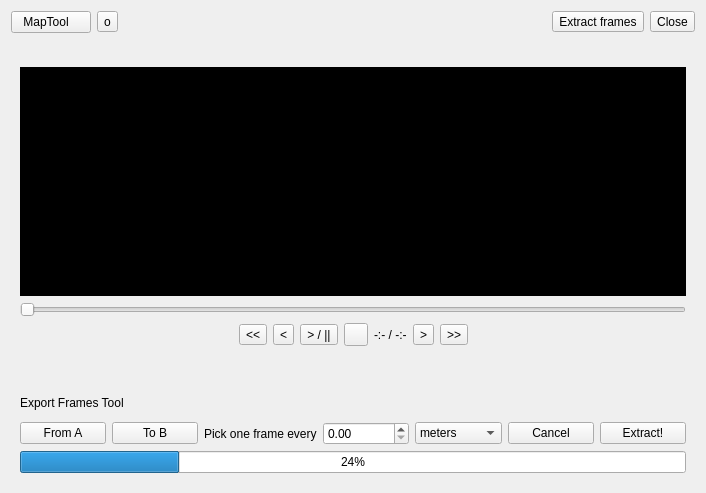
<?xml version="1.0" encoding="UTF-8"?>
<ui version="4.0">
 <class>Form</class>
 <widget class="QWidget" name="Form">
  <property name="geometry">
   <rect>
    <x>0</x>
    <y>0</y>
    <width>706</width>
    <height>493</height>
   </rect>
  </property>
  <property name="windowTitle">
   <string>VideoGis - Player</string>
  </property>
  <property name="windowIcon">
   <iconset resource="resources.qrc">
    <normaloff>:/plugins/VideoGis/icon.png</normaloff>:/plugins/VideoGis/icon.png</iconset>
  </property>
  <layout class="QVBoxLayout" name="verticalLayout_3">
   <item>
    <layout class="QHBoxLayout" name="horizontalLayout">
     <item>
      <widget class="QPushButton" name="pushButton_3">
       <property name="font">
        <font>
         <kerning>true</kerning>
        </font>
       </property>
       <property name="toolTip">
        <string>&lt;html&gt;&lt;head/&gt;&lt;body&gt;&lt;p&gt;Move along Video directly clicking on gps track&lt;/p&gt;&lt;/body&gt;&lt;/html&gt;</string>
       </property>
       <property name="text">
        <string>MapTool   </string>
       </property>
       <property name="icon">
        <iconset>
         <normalon>:/VgisIcon/Hand-icon.png</normalon>
        </iconset>
       </property>
       <property name="autoExclusive">
        <bool>false</bool>
       </property>
       <property name="autoDefault">
        <bool>false</bool>
       </property>
       <property name="default">
        <bool>false</bool>
       </property>
       <property name="flat">
        <bool>false</bool>
       </property>
      </widget>
     </item>
     <item>
      <widget class="QToolButton" name="toolButton_6">
       <property name="toolTip">
        <string>&lt;html&gt;&lt;head/&gt;&lt;body&gt;&lt;p&gt;Add point&lt;/p&gt;&lt;/body&gt;&lt;/html&gt;</string>
       </property>
       <property name="text">
        <string>o</string>
       </property>
       <property name="icon">
        <iconset resource="resources.qrc">
         <normaloff>:/plugins/VideoGis/iconNewTabEditorConsole.png</normaloff>:/plugins/VideoGis/iconNewTabEditorConsole.png</iconset>
       </property>
      </widget>
     </item>
     <item>
      <spacer name="horizontalSpacer">
       <property name="orientation">
        <enum>Qt::Horizontal</enum>
       </property>
       <property name="sizeHint" stdset="0">
        <size>
         <width>23</width>
         <height>20</height>
        </size>
       </property>
      </spacer>
     </item>
     <item>
      <widget class="QToolButton" name="toolButton_4">
       <property name="toolTip">
        <string>&lt;html&gt;&lt;head/&gt;&lt;body&gt;&lt;p&gt;Enable extract frames toolbox&lt;/p&gt;&lt;p&gt;&lt;br/&gt;&lt;/p&gt;&lt;/body&gt;&lt;/html&gt;</string>
       </property>
       <property name="styleSheet">
        <string notr="true">background: url(/mnt/574916AB2EEEC400/LAVORO/Sviluppo_VUT_StandAlone/Progetto_VUT/115757-magic-marker-icon-people-things-hand22-sc48.png)</string>
       </property>
       <property name="text">
        <string>Extract frames</string>
       </property>
      </widget>
     </item>
     <item>
      <widget class="QToolButton" name="toolButton_5">
       <property name="text">
        <string>Close</string>
       </property>
      </widget>
     </item>
    </layout>
   </item>
   <item>
    <widget class="QDockWidget" name="dockWidget_2">
     <property name="features">
      <set>QDockWidget::NoDockWidgetFeatures</set>
     </property>
     <property name="allowedAreas">
      <set>Qt::LeftDockWidgetArea|Qt::RightDockWidgetArea</set>
     </property>
     <widget class="QWidget" name="dockWidgetContents_7">
      <layout class="QGridLayout" name="gridLayout_2">
       <item row="0" column="0">
        <layout class="QVBoxLayout" name="verticalLayout">
         <item>
          <widget class="QFrame" name="video_frame">
           <property name="sizePolicy">
            <sizepolicy hsizetype="Preferred" vsizetype="Preferred">
             <horstretch>0</horstretch>
             <verstretch>0</verstretch>
            </sizepolicy>
           </property>
           <property name="minimumSize">
            <size>
             <width>200</width>
             <height>200</height>
            </size>
           </property>
           <property name="styleSheet">
            <string notr="true">background-color: rgb(0, 0, 0);</string>
           </property>
          </widget>
         </item>
         <item>
          <widget class="QSlider" name="horizontalSlider">
           <property name="orientation">
            <enum>Qt::Horizontal</enum>
           </property>
          </widget>
         </item>
         <item>
          <layout class="QHBoxLayout" name="horizontalLayout_3">
           <item>
            <spacer name="horizontalSpacer_5">
             <property name="orientation">
              <enum>Qt::Horizontal</enum>
             </property>
             <property name="sizeHint" stdset="0">
              <size>
               <width>98</width>
               <height>20</height>
              </size>
             </property>
            </spacer>
           </item>
           <item>
            <widget class="QToolButton" name="toolButton_11">
             <property name="text">
              <string>&lt;&lt;</string>
             </property>
             <property name="icon">
              <iconset>
               <normalon>:/VgisIcon/mActionArrowLeft.svg</normalon>
              </iconset>
             </property>
            </widget>
           </item>
           <item>
            <widget class="QToolButton" name="SkipBacktoolButton_8">
             <property name="styleSheet">
              <string notr="true"/>
             </property>
             <property name="text">
              <string>&lt;</string>
             </property>
             <property name="icon">
              <iconset>
               <normalon>:/VgisIcon/mActionAtlasPrev.svg</normalon>
              </iconset>
             </property>
            </widget>
           </item>
           <item>
            <widget class="QToolButton" name="playButton">
             <property name="text">
              <string>&gt; / ||</string>
             </property>
            </widget>
           </item>
           <item>
            <widget class="QToolButton" name="muteButton">
             <property name="text">
              <string/>
             </property>
            </widget>
           </item>
           <item>
            <widget class="QLabel" name="replayPosition_label">
             <property name="text">
              <string>-:- / -:-</string>
             </property>
            </widget>
           </item>
           <item>
            <widget class="QToolButton" name="SkipFortoolButton_9">
             <property name="styleSheet">
              <string notr="true"/>
             </property>
             <property name="text">
              <string>&gt;</string>
             </property>
             <property name="icon">
              <iconset>
               <normalon>:/VgisIcon/mActionAtlasNext.svg</normalon>
              </iconset>
             </property>
            </widget>
           </item>
           <item>
            <widget class="QToolButton" name="toolButton_12">
             <property name="text">
              <string>&gt;&gt;</string>
             </property>
             <property name="icon">
              <iconset>
               <normalon>:/VgisIcon/mActionArrowRight.svg</normalon>
              </iconset>
             </property>
            </widget>
           </item>
           <item>
            <spacer name="horizontalSpacer_4">
             <property name="orientation">
              <enum>Qt::Horizontal</enum>
             </property>
             <property name="sizeHint" stdset="0">
              <size>
               <width>98</width>
               <height>20</height>
              </size>
             </property>
            </spacer>
           </item>
          </layout>
         </item>
        </layout>
       </item>
      </layout>
     </widget>
    </widget>
   </item>
   <item>
    <widget class="QDockWidget" name="dockWidget_4">
     <property name="maximumSize">
      <size>
       <width>524287</width>
       <height>121</height>
      </size>
     </property>
     <property name="features">
      <set>QDockWidget::NoDockWidgetFeatures</set>
     </property>
     <property name="allowedAreas">
      <set>Qt::BottomDockWidgetArea</set>
     </property>
     <widget class="QWidget" name="dockWidgetContents_6">
      <layout class="QVBoxLayout" name="verticalLayout_2">
       <item>
        <widget class="QLabel" name="label">
         <property name="text">
          <string>Export Frames Tool</string>
         </property>
        </widget>
       </item>
       <item>
        <layout class="QHBoxLayout" name="horizontalLayout_2">
         <property name="sizeConstraint">
          <enum>QLayout::SetFixedSize</enum>
         </property>
         <item>
          <widget class="QPushButton" name="pushButtonCutA_6">
           <property name="enabled">
            <bool>true</bool>
           </property>
           <property name="toolTip">
            <string>&lt;html&gt;&lt;head/&gt;&lt;body&gt;&lt;p&gt;Export from actual Video Frame&lt;/p&gt;&lt;/body&gt;&lt;/html&gt;</string>
           </property>
           <property name="text">
            <string>From A</string>
           </property>
          </widget>
         </item>
         <item>
          <widget class="QPushButton" name="pushButtonCutB_6">
           <property name="toolTip">
            <string>&lt;html&gt;&lt;head/&gt;&lt;body&gt;&lt;p&gt;Export to actual Video Frame&lt;/p&gt;&lt;/body&gt;&lt;/html&gt;</string>
           </property>
           <property name="text">
            <string>To B</string>
           </property>
          </widget>
         </item>
         <item>
          <widget class="QLabel" name="label_7">
           <property name="text">
            <string>Pick one frame every</string>
           </property>
          </widget>
         </item>
         <item>
          <widget class="QDoubleSpinBox" name="doubleSpinBox_2"/>
         </item>
         <item>
          <widget class="QComboBox" name="comboBox_6">
           <item>
            <property name="text">
             <string>meters</string>
            </property>
           </item>
           <item>
            <property name="text">
             <string>seconds</string>
            </property>
           </item>
          </widget>
         </item>
         <item>
          <widget class="QPushButton" name="pushButton_5">
           <property name="text">
            <string>Cancel</string>
           </property>
          </widget>
         </item>
         <item>
          <widget class="QPushButton" name="pushButtonCut_2">
           <property name="text">
            <string>Extract!</string>
           </property>
          </widget>
         </item>
        </layout>
       </item>
       <item>
        <widget class="QProgressBar" name="progressBar">
         <property name="value">
          <number>24</number>
         </property>
        </widget>
       </item>
      </layout>
     </widget>
    </widget>
   </item>
  </layout>
 </widget>
 <resources>
  <include location="resources.qrc"/>
 </resources>
 <connections/>
</ui>
